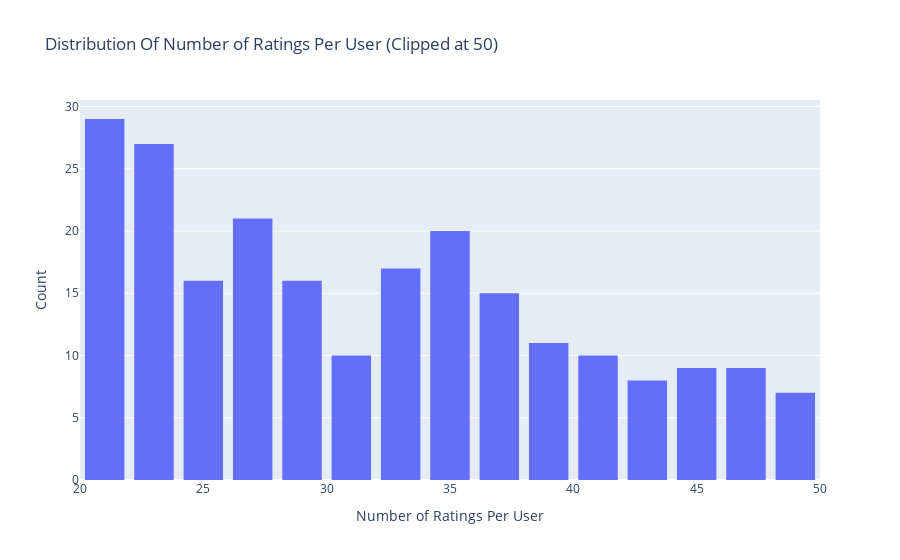

The cell this chart's notebook holds for it:
### Code cell
#Ratings Distribution By User
configure_plotly_browser_state()

data = ratings.groupby('userId')['rating'].count().clip(upper=80)
# Create trace
trace = go.Histogram(x = data.values,
                     name = 'Ratings',
                     xbins = dict(start = 0,
                                  end = 50,
                                  size = 2))
# Create layout
layout = go.Layout(title = 'Distribution Of Number of Ratings Per User (Clipped at 50)',
                   xaxis = dict(title = 'Number of Ratings Per User'),
                   yaxis = dict(title = 'Count'),
                   bargap = 0.2)

# Create plot
fig = go.Figure(data=[trace], layout=layout)
iplot(fig)

### Figure 1 — Plotly figure (JSON) as saved in the notebook; plotly's stock layout.template omitted (floating-point values rounded to 4 significant figures; data arrays with more than 128 entries replaced by an {"elided": "..."} marker saying what was removed)
{"data": [{"name": "Ratings", "x": {"elided": "610 int values"}, "xbins": {"end": 50, "size": 2, "start": 0}, "type": "histogram"}], "layout": {"bargap": 0.2, "title": {"text": "Distribution Of Number of Ratings Per User (Clipped at 50)"}, "xaxis": {"title": {"text": "Number of Ratings Per User"}}, "yaxis": {"title": {"text": "Count"}}}}
